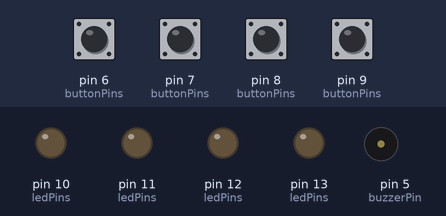
Simulated run of this sketch. Board: Arduino Uno, built with avr-gcc and run on an emulated ATmega328P. Shown: output pins drawn as LEDs (lit = HIGH), buzzer (waves = sounding). Dashed ring = blinking. The test bench sets the inputs (shaded band); at power-on: pin 6 (buttonPins), pin 7 (buttonPins), pin 8 (buttonPins), pin 9 (buttonPins) HIGH. Random numbers use the default seed unless the sketch sets one.

Above: at 1.8 s.
1.9 s: pin 6 (buttonPins) pulled LOW for 0.15 s
At 2.3 s:
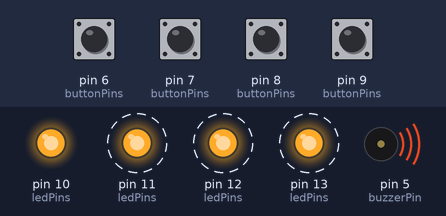
4.9 s: pin 6 (buttonPins) driven LOW
7.9 s: pin 6 (buttonPins) driven HIGH
10.2 s: pin 8 (buttonPins) pulled LOW for 0.15 s
At 10.6 s:
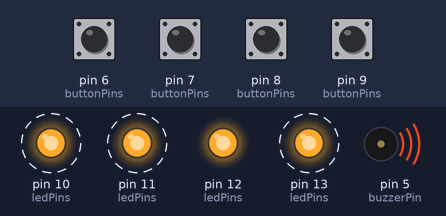
13.2 s: pin 7 (buttonPins) pulsed LOW 5 times (0.12 s each, 0.3 s apart)
At 16.8 s:
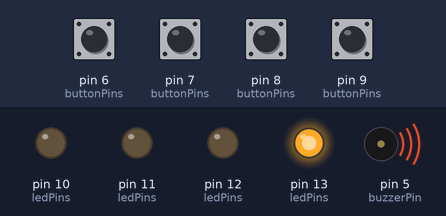
17.7 s: pin 7 (buttonPins) pulled LOW for 0.15 s
At 17.8 s:
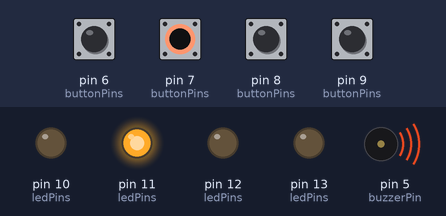
Timing chart, 0 to 20.4 s (numbered marks = the images above; inputs shaded):
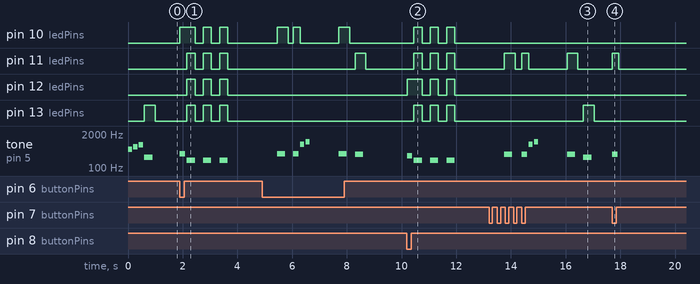

Measured:
- after the input at 1.9 s, pin 10 (ledPins): LOW → HIGH at once, then repeats every 0.60 s: LOW 0.30 s, HIGH 0.30 s, until it stays LOW from 3.7 s; pin 11 (ledPins): alternates HIGH for 0.30 s and LOW for 0.30 s, 6 changes in all, then stays LOW, starting after 0.25 s
- after the input at 10.2 s, pin 10 (ledPins), pin 11 (ledPins): alternates HIGH for 0.30 s and LOW for 0.30 s, 6 changes in all, then stays LOW, starting after 0.25 s
- after the input at 13.2 s, pin 13 (ledPins): LOW → HIGH after 3.5 s, → LOW 0.40 s later
- after the input at 17.7 s, pin 11 (ledPins): LOW → HIGH at once, → LOW 0.25 s later; tone on pin 5 (buzzerPin): silent → 330 Hz at once, → silent 0.20 s later
- by itself, tone on pin 5 (buzzerPin): plays 523 Hz for 0.15 s, 659 Hz for 0.15 s, 784 Hz for 0.15 s, 262 Hz for 0.30 s

The sketch:

sample.ino
```cpp
// === Pin Definitions ===
const int redLED = 13;
const int yellowLED = 12;
const int greenLED = 11;
const int blueLED = 10;

const int redButton = 9;
const int yellowButton = 8;
const int greenButton = 7;
const int blueButton = 6;

const int buzzerPin = 5;

// === Game Setup ===
const int maxLevel = 50;
int sequence[maxLevel];
int level = 1;

// === Pin Arrays ===
int ledPins[] = {redLED, yellowLED, greenLED, blueLED};
int buttonPins[] = {redButton, yellowButton, greenButton, blueButton};
int tones[] = {262, 294, 330, 349}; // C4, D4, E4, F4

// === Setup ===
void setup() {
  for (int i = 0; i < 4; i++) {
    pinMode(ledPins[i], OUTPUT);
    pinMode(buttonPins[i], INPUT_PULLUP); // Buttons connect to GND
  }
  pinMode(buzzerPin, OUTPUT);

  randomSeed(analogRead(A0)); // Randomize sequence

  // Start sound
  tone(buzzerPin, 523, 150);
  delay(200);
  tone(buzzerPin, 659, 150);
  delay(200);
  tone(buzzerPin, 784, 150);
  delay(200);
  noTone(buzzerPin);
}

// === Main Loop ===
void loop() {
  generateSequence();
  playSequence();
  if (getUserInput()) {
    levelUp();
  } else {
    gameOver();
  }
}

// === Generate Random Sequence ===
void generateSequence() {
  sequence[level - 1] = random(0, 4);
}

// === Play LED & Sound Sequence ===
void playSequence() {
  for (int i = 0; i < level; i++) {
    int led = ledPins[sequence[i]];
    int toneValue = tones[sequence[i]];

    digitalWrite(led, HIGH);
    tone(buzzerPin, toneValue, 300);
    delay(400);
    digitalWrite(led, LOW);
    noTone(buzzerPin);
    delay(200);
  }
}

// === Get User Button Sequence ===
bool getUserInput() {
  for (int i = 0; i < level; i++) {
    int pressed = waitForButton();
    if (pressed != sequence[i]) {
      return false; // Wrong button
    }
  }
  return true; // Correct sequence
}

// === Wait for a Button Press ===
int waitForButton() {
  while (true) {
    for (int i = 0; i < 4; i++) {
      if (digitalRead(buttonPins[i]) == LOW) {
        flashLED(i);
        return i;
      }
    }
  }
}

// === Flash LED & Play Tone for Button ===
void flashLED(int index) {
  digitalWrite(ledPins[index], HIGH);
  tone(buzzerPin, tones[index], 200);
  delay(250);
  digitalWrite(ledPins[index], LOW);
  noTone(buzzerPin);
}

// === Level Up ===
void levelUp() {
  tone(buzzerPin, 800, 150);
  delay(200);
  tone(buzzerPin, 1000, 150);
  delay(200);
  noTone(buzzerPin);

  level++;
  if (level > maxLevel) level = maxLevel;
  delay(1000);
}

// === Game Over Sequence ===
void gameOver() {
  for (int i = 0; i < 3; i++) {
    tone(buzzerPin, 200, 300);
    for (int j = 0; j < 4; j++) digitalWrite(ledPins[j], HIGH);
    delay(300);
    for (int j = 0; j < 4; j++) digitalWrite(ledPins[j], LOW);
    delay(300);
  }
  noTone(buzzerPin);
  level = 1; // Restart game
  delay(1500);
}
```
